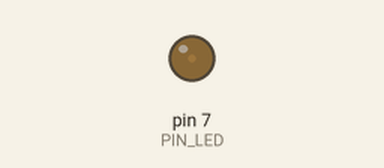
This sketch was run on a simulated Arduino Uno, built with avr-gcc and run on an emulated ATmega328P. On the bench: output pins drawn as LEDs (lit = HIGH). What the sketch prints to the serial monitor is not drawn.

Above: at 0.05 s.
At 0.45 s:
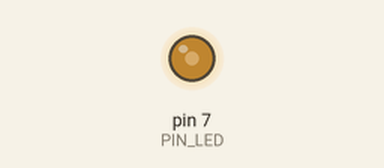
At 0.65 s:
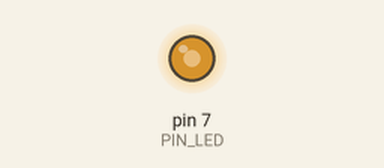
At 1.25 s:
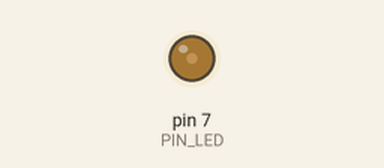
Timing chart, 0 to 3.3 s (numbered marks = the images above):
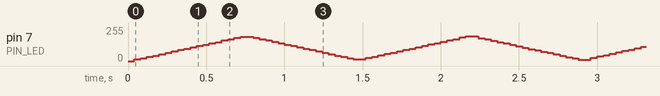

The sketch:

PWM_funtion.ino
```cpp
#define PIN_LED 7

int period = 100;
int onTime = 0;
int brightness = 0;
int timer = 0;
bool goingUp = true;

void setup()
{
  Serial.begin(115200);
  pinMode(PIN_LED, OUTPUT);

  set_period(100);
}

void loop()
{
    set_duty(brightness);
    digitalWrite(PIN_LED, 1);
    delayMicroseconds(onTime);
    digitalWrite(PIN_LED, 0);
    delayMicroseconds(period - onTime);

    timer += period;
    if (timer >= 5000)
    {
      if (goingUp) brightness += timer / 5000;
      else brightness -= timer / 5000;
      timer = 0;
      Serial.print("period : "); Serial.print(period);
      Serial.print(" / brightness : "); Serial.println(brightness);
    }

    if (brightness <= 0) goingUp = true;
    if (brightness >= 100) goingUp = false;
}

void set_period(int p)
{
  period = p;
}

void set_duty(int d)
{
  onTime = period / 100 * d;
}
```
